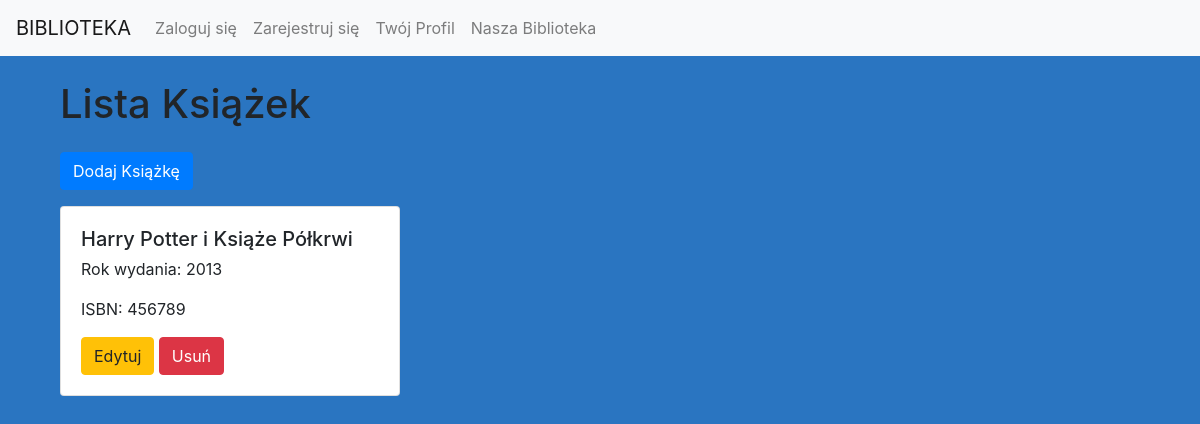
The page /ksiazki/ (signed in) on the database as committed earlier.
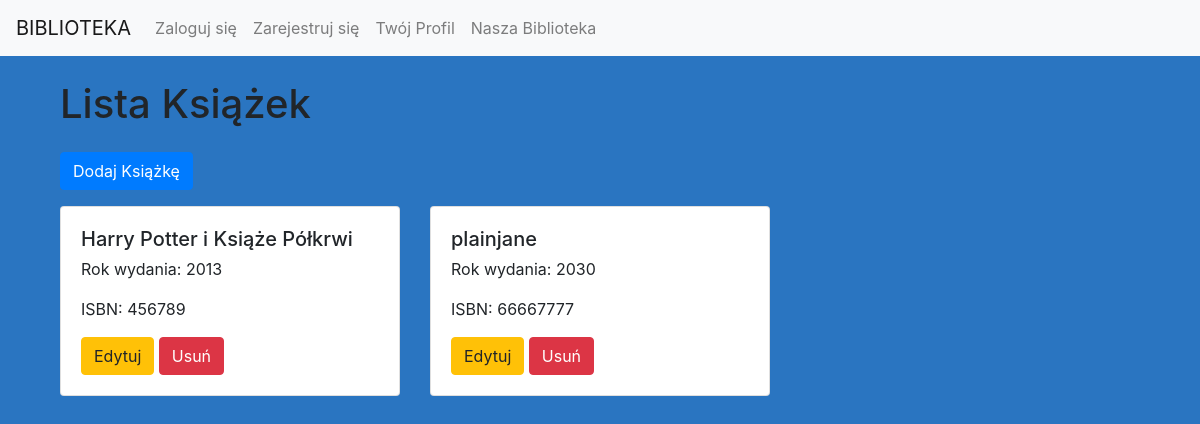
The same page on the database as committed later.
### myapp/models.py (models this page shows, shortened)
class Ksiazka(models.Model):
    tytul = models.CharField(max_length=200)
    autor = models.ManyToManyField(Autor)
    wydawnictwo = models.IntegerField(choices=WYDAWNICTWA.choices)
    rok_wydania = models.CharField(max_length=4)
    liczba_stron = models.IntegerField()
    ISBN = models.CharField(max_length=13)
    okładka = models.IntegerField(choices=OKLADKA.choices)
    gatunek = models.ManyToManyField(Gatunek)
    class Meta:
        verbose_name = "Książka"
        verbose_name_plural = "Książki"

### myapp/views.py (the view)
# urls.py: path('ksiazki/', lista_ksiazek, name='lista_ksiazek'),
@user_passes_test(is_superuser)
@login_required
def lista_ksiazek(request):
    ksiazki = Ksiazka.objects.all()
    return render(request, 'myapp/lista_ksiazek.html', {'ksiazki': ksiazki})

### myapp/views.py (called while the page is built)
def is_superuser(user):
    return user.is_superuser

### myapp/templates/myapp/lista_ksiazek.html (shortened to what this page needs)
{% extends "base.html" %}
{% block content %}
<div class="container mt-4">
    <h1 class="mb-4">Lista Książek</h1>
    <a href="{% url 'dodaj_ksiazke' %}" class="btn btn-primary mb-3">Dodaj Książkę</a>
    <div class="row">
        {% for ksiazka in ksiazki %}
        <div class="col-md-4">
            <div class="card mb-4">
                <div class="card-body">
                    <h5 class="card-title">{{ ksiazka.tytul }}</h5>
                    <p class="card-text">Rok wydania: {{ ksiazka.rok_wydania }}</p>
                    <p class="card-text">ISBN: {{ ksiazka.ISBN }}</p>
                    <a href="{% url 'edytuj_ksiazke' ksiazka.id %}" class="btn btn-warning">Edytuj</a>
                    <a href="{% url 'usun_ksiazke' ksiazka.id %}" class="btn btn-danger">Usuń</a>
                </div>
            </div>
        </div>
        {% endfor %}
    </div>
</div>
{% endblock %}

Rows that differ between the two databases and show on the page:
added Ksiazka: tytul "plainjane", rok_wydania "2030", ISBN "66667777"
